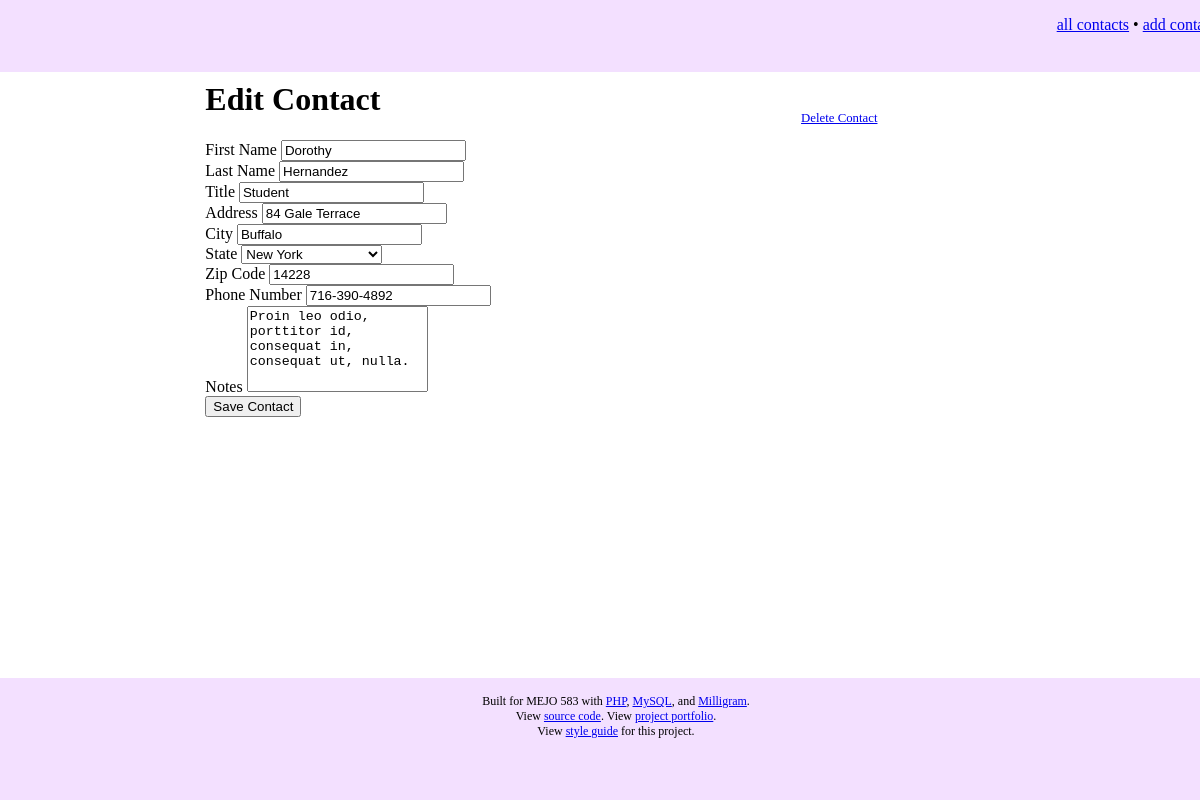
The page /edit.php?id=7 on the database its author committed.
### tables this page shows
CREATE TABLE `contacts` (
  `id` int(11) NOT NULL,
  `first` varchar(200) NOT NULL,
  `last` varchar(200) NOT NULL,
  `title` varchar(200) NOT NULL,
  `address` varchar(200) NOT NULL,
  `city` varchar(200) NOT NULL,
  `state` varchar(200) NOT NULL,
  `zip` varchar(200) NOT NULL,
  `phone` varchar(200) NOT NULL,
  `notes` text NOT NULL
);

### edit.php (the view, shortened to what this page needs)
<?php
  include 'header.php';
  $id = $_GET['id'];
  $stmt = $db->prepare('SELECT * from contacts WHERE id = :id LIMIT 1');
  $stmt->bindParam(':id', $id);
  $stmt->execute();
  $contact = $stmt->fetch(PDO::FETCH_ASSOC);
?>
<a href="/delete.php?id=<?= $contact['id']; ?>" class="button button-outline button-small button-delete">Delete Contact</a>
<h1>Edit Contact</h1>
<form method="POST" action="/update.php">
  <div class="form-group">
    <div class="row">
      <div class="column">
        <label for="contact_first">First Name</label>
        <input class="form-control" type="text" name="first" id="contact_first" value="<?= $contact['first']; ?>" />
      </div>
      <div class="column">
        <label for="contact_last">Last Name</label>
        <input class="form-control" type="text" name="last" id="contact_last" value="<?= $contact['last']; ?>" />
      </div>
      <div class="column">
        <label for="contact_title">Title</label>
        <input class="form-control" type="text" name="title" id="contact_title" value="<?= $contact['title']; ?>" />
      </div>
    </div>
  </div>
  <div class="form-group">
    <div class="row">
      <div class="column">
        <label for="contact_address">Address</label>
        <input class="form-control" type="text" name="address" id="contact_address" value="<?= $contact['address']; ?>" />
      </div>
    </div>
  </div>
  <div class="form-group">
    <div class="row">
      <div class="column">
        <label for="contact_city">City</label>
        <input class="form-control" type="text" name="city" id="contact_city" value="<?= $contact['city']; ?>" />
      </div>
      <div class="column">
        <label for="contact_state">State</label>
          <select name="state" id="contact_state" value="<?= $contact['state']; ?>" class="form-control">
            <option value="NY"<?= ($contact['state'] == 'NY') ? ' selected' : '' ?>>New York</option>
          </select>
      </div>
      <div class="column">
        <label for="contact_zip">Zip Code</label>
        <input class="form-control" type="text" name="zip" id="contact_zip" value="<?= $contact['zip']; ?>" />
      </div>
    </div>
  </div>
  <div class="form-group">
    <label for="contact_phone">Phone Number</label>
    <input class="form-control" type="text" name="phone" id="contact_phone" value="<?= $contact['phone']; ?>" />
  </div>
  <div class="form-group">
    <label for="contact_notes">Notes</label>
    <textarea class="form-control" name="notes" id="contact_notes"><?= $contact['notes']; ?></textarea>
  </div>
  <button class="button">Save Contact</button>
</form>
<?php include 'footer.php'; ?>

### css/style.css (style rules this page uses)
.button-delete { margin-top: 15px; float: right; }
textarea.form-control { resize: none; height: 80px; }
.button-small { font-size: .8rem; height: 2.8rem; width: 11rem; line-height: 2.8rem; padding: 0 1.1rem; }

### rows shown on the page
contacts: first "Dorothy", last "Hernandez", title "Student", address "84 Gale Terrace", city "Buffalo", state "New York", zip "14228", phone "716-390-4892", notes "Proin leo odio, porttitor id, consequat in, consequat ut, nulla."
